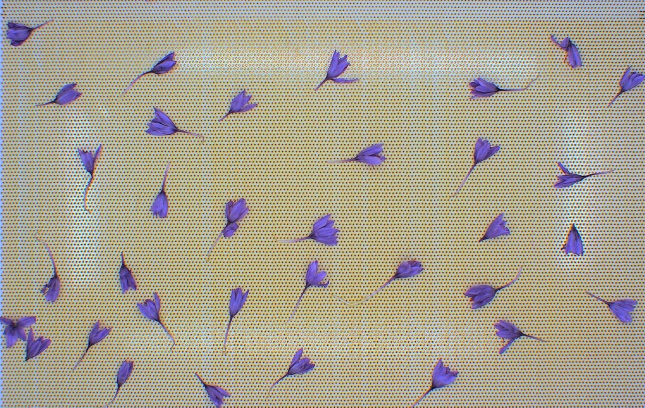
#> input picture Final_Assignments/HW3/Q3/saffrun.jpg, 1290 x 815 px (shown at 1/2 size)
$ jupyter execute Q3.ipynb   (older library calls are emulated)
#> lines starting #> are read from the running program, lines starting #| are printed output that depends on the picture
[cell 1]
import cv2
import numpy as np
from matplotlib import pyplot as plt

[cell 2]
input_image = cv2.imread("saffrun.jpg", cv2.IMREAD_GRAYSCALE)
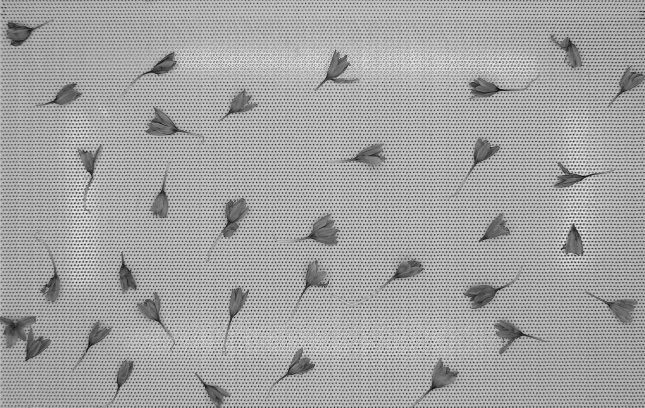
#> input_image: shape (815, 1290) (shown at 1/2 size); min 0, max 255, mean 163.2

[cell 3]
# Perform FFT
f_transform = np.fft.fft2(input_image)
magnitude_spectrum = 20*np.log(np.abs(f_transform))
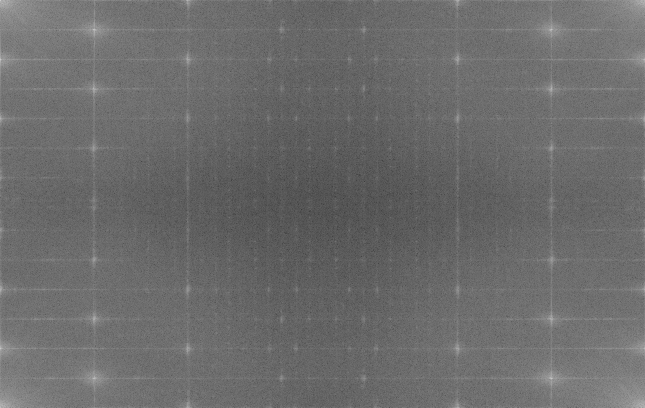
#> magnitude_spectrum: shape (815, 1290) float64 (shown at 1/2 size); min 27.02, max 379.2, mean 176; drawn with min black and max white


# Plot the original image
plt.figure(figsize=(10, 5))
plt.subplot(1, 2, 1)
plt.imshow(input_image, cmap='gray')
plt.title('Original Image')


# Plot the magnitude spectrum
plt.subplot(1, 2, 2)
plt.imshow(magnitude_spectrum, cmap='gray')
plt.title('Magnitude Spectrum')
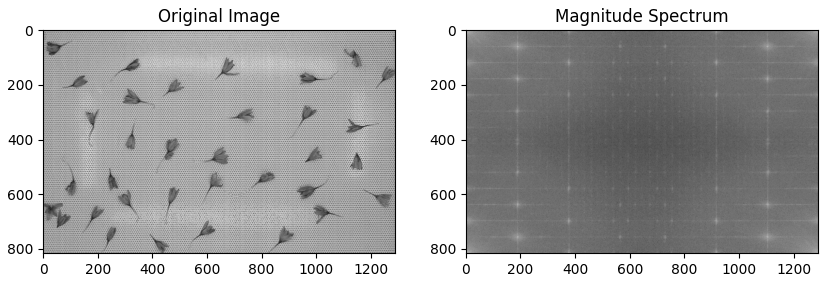
#> figure drawn by matplotlib, 2 panels

[cell 4]
f_transform = np.fft.fft2(input_image)
f_transform_shifted = np.fft.fftshift(f_transform)
magnitude_spectrum = 20*np.log(np.abs(f_transform_shifted))
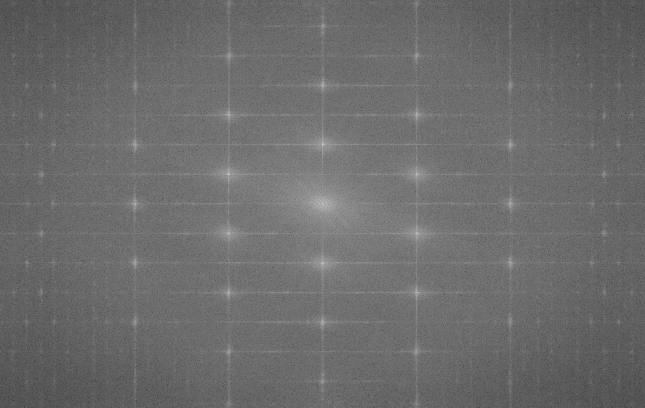
#> magnitude_spectrum: shape (815, 1290) float64 (shown at 1/2 size); min 27.02, max 379.2, mean 176; drawn with min black and max white

# Plot the original image
plt.figure(figsize=(10, 5))
plt.subplot(1, 2, 1)
plt.imshow(input_image, cmap='gray')
plt.title('Original Image')


# Plot the magnitude spectrum
plt.subplot(1, 2, 2)
plt.imshow(magnitude_spectrum, cmap='gray')
plt.title('Magnitude Spectrum')

[cell 5]
# Define Gaussian filter parameters

# Define Gaussian filter parameters
kernel_x, kernel_y = input_image.shape
#> kernel_x = 815; kernel_y = 1290
sigma = 30

# Construct Gaussian filter in Fourier space
x = np.linspace(-kernel_x // 2, kernel_x // 2, kernel_x)
#> x = 815 values from -408 to 407
y = np.linspace(-kernel_y // 2, kernel_y // 2, kernel_y)
#> y = 1290 values from -645 to 645
x, y = np.meshgrid(x, y)
gaussian_filter = np.exp(-(x**2 + y**2) / (2 * sigma**2))

# Transpose the Gaussian filter to match the shape of f_transform_shifted
gaussian_filter = gaussian_filter.T

# Apply Gaussian filter in the frequency domain
f_transform_shifted_filtered = f_transform_shifted * gaussian_filter

# Shift back to original position
filtered_f_transform_shifted = np.fft.ifftshift(f_transform_shifted_filtered)

# Inverse FFT to get the denoised image
denoised_image = np.fft.ifft2(filtered_f_transform_shifted)
denoised_image = np.abs(denoised_image)

# Normalizing the output
denoised_image = denoised_image / np.max(denoised_image)
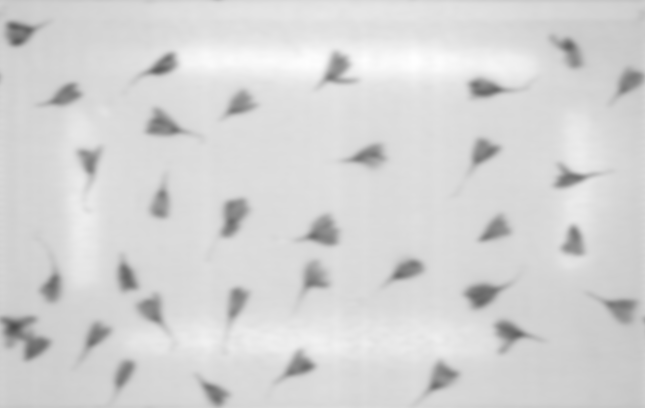
#> denoised_image: shape (815, 1290) float64 (shown at 1/2 size); min 0.302, max 1, mean 0.834

# Plot the original image
plt.figure(figsize=(10, 5))
plt.subplot(1, 2, 1)
plt.imshow(input_image, cmap='gray')
plt.title('Original Image')

# Plot the denoised image
plt.subplot(1, 2, 2)
plt.imshow(denoised_image, cmap='gray')
plt.title('Denoised Image')

# Show plots
plt.tight_layout()
plt.show()

[cell 6]
edges1 = cv2.Canny(np.uint8(input_image), 100, 300) # Canny Edge Detection
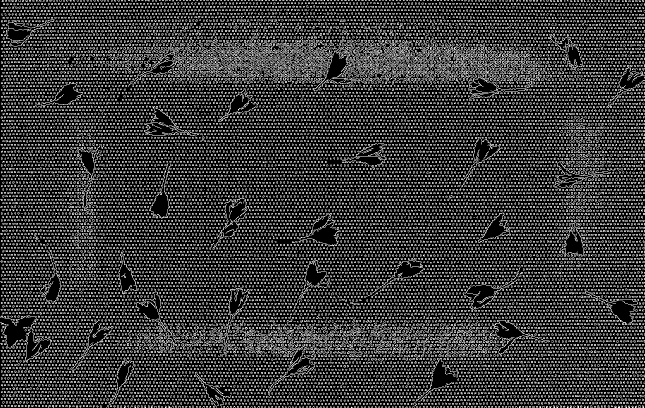
#> edges1: shape (815, 1290) (shown at 1/2 size); 22.5% white in thin lines or dots
# Canny Edge Detection
# we should cast filtered image data to uint8 because that's what canny function expects,
# also it should be multiplied by 255 to be in range 0 to 255
# apertureSize parameter indicates the size of sobel kernel used for calculating gradient.
# the more the apertureSize, the smoother the image. this worked for me with apertureSize=5
# and didn't work with default value which is 3
edges = cv2.Canny(np.uint8(denoised_image * 255), 100, 300, apertureSize=5)
#> edges: shape (815, 1290); 1% white in thin lines or dots
# Display Canny Edge Detection Image
fig, axs = plt.subplots(1, 2, figsize=(17, 17))

# Plot before canceling noise by Fourier transform
axs[0].imshow(edges1, cmap='gray')
axs[0].set_title('Canny Edge Detection before canceling noise by Fourier transform', color='white')
axs[0].axis('off')

# Plot after canceling noise by Fourier transform
axs[1].imshow(edges, cmap='gray')
axs[1].set_title('Canny Edge Detection after canceling noise by Fourier transform', color='white')
axs[1].axis('off')

plt.show()

[cell 7]
edges = cv2.Canny(np.uint8(denoised_image * 255), 100, 350, apertureSize=5)
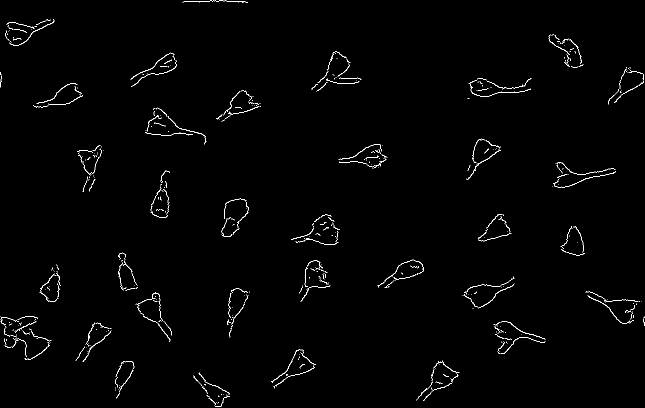
#> edges: shape (815, 1290) (shown at 1/2 size); 0.98% white in thin lines or dots
plt.imshow(edges, cmap='gray')
plt.title('Canny Edge Detection')
plt.axis('off')
plt.show()

[cell 8]
# Compute gradient in x and y directions using Sobel operator
gradient_x = cv2.Sobel(edges, cv2.CV_64F, 1, 0, ksize=3)
gradient_y = cv2.Sobel(edges, cv2.CV_64F, 0, 1, ksize=3)

# Calculate gradient direction using arctan2
gradient_direction = np.arctan2(gradient_y, gradient_x)
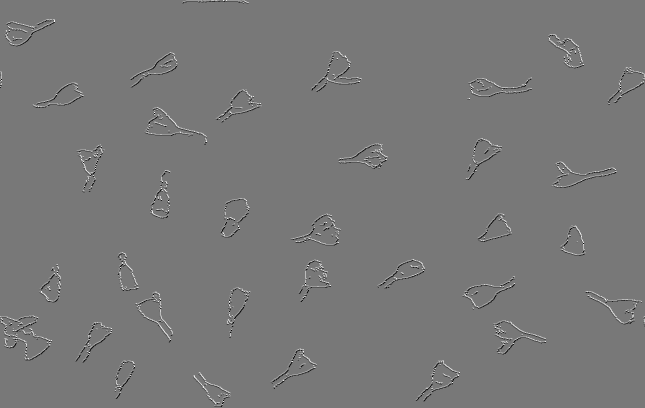
#> gradient_direction: shape (815, 1290) float64 (shown at 1/2 size); min -2.82, max 3.14, mean 0.000983; drawn with min black and max white

# Plot the gradient direction
plt.imshow(gradient_direction, cmap='jet')
plt.title('Gradient Direction')
plt.colorbar()
plt.axis('off')
plt.show()
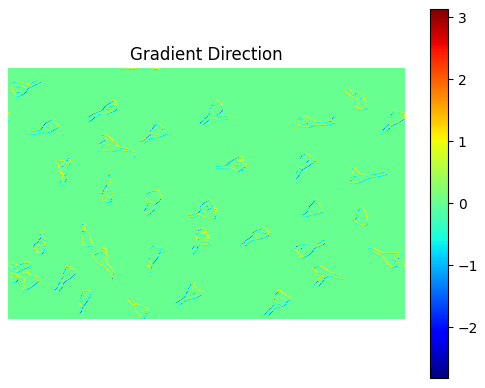
#> figure drawn by matplotlib, 2 panels

[cell 9]
# Threshold the gradient direction to isolate regions with stem and petal directions
stem_direction_threshold = np.pi / 2  # Assuming the stem direction is approximately vertical
petal_direction_threshold = np.pi / 4  # Assuming the petal direction is at an angle relative to the stem

stem_region = np.abs(gradient_direction - stem_direction_threshold) < np.pi / 6
#> stem_region: shape (815, 1290) bool; 0.54% white in thin lines or dots
petal_region = np.abs(gradient_direction - petal_direction_threshold) < np.pi / 6
#> petal_region: shape (815, 1290) bool; 0.73% white in thin lines or dots

# Find the intersection points between Canny edges and gradient direction lines in stem and petal regions
stem_intersection_points = cv2.bitwise_and(edges, stem_region.astype(np.uint8)) > 0
#> stem_intersection_points: shape (815, 1290) bool; 0.09% white in thin lines or dots
petal_intersection_points = cv2.bitwise_and(edges, petal_region.astype(np.uint8)) > 0
#> petal_intersection_points: shape (815, 1290) bool; 0.18% white in thin lines or dots

# Convert boolean arrays to integer arrays
stem_intersection_points = stem_intersection_points.astype(np.uint8) * 255
#> stem_intersection_points: shape (815, 1290); 0.09% white in thin lines or dots
petal_intersection_points = petal_intersection_points.astype(np.uint8) * 255
#> petal_intersection_points: shape (815, 1290); 0.18% white in thin lines or dots

# Combine stem and petal intersection points
intersection_points = cv2.bitwise_or(stem_intersection_points, petal_intersection_points)
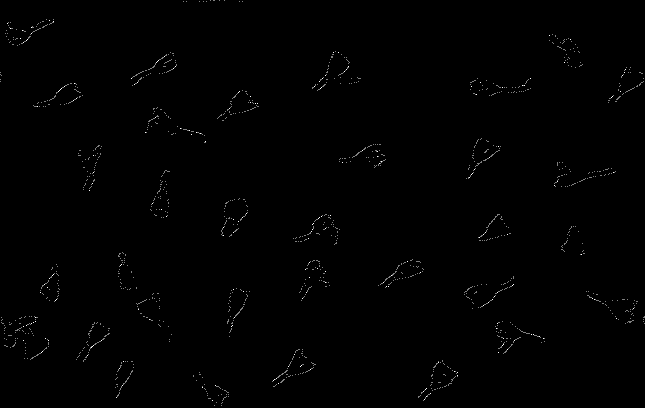
#> intersection_points: shape (815, 1290) (shown at 1/2 size); 0.24% white in thin lines or dots

# Display the results
plt.figure(figsize=(12, 6))

plt.subplot(1, 3, 1)
plt.imshow(input_image, cmap='gray')
plt.title('Original Image')

plt.subplot(1, 3, 2)
plt.imshow(edges, cmap='gray')
plt.title('Canny Edge Detection')

plt.subplot(1, 3, 3)
plt.imshow(intersection_points, cmap='gray')
plt.title('Intersection Points')

plt.tight_layout()
plt.show()
